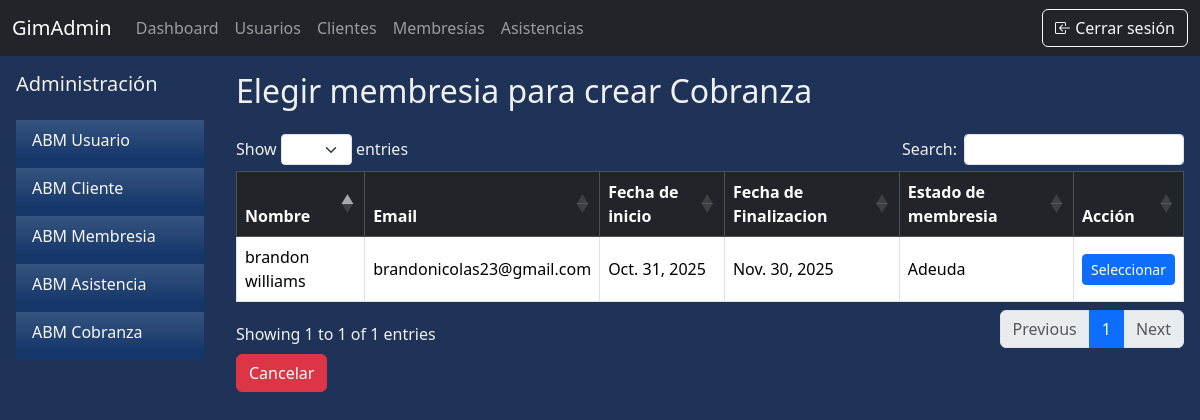
The app's page /abm/cobranza/elegir-membresia/ (signed in), older data.
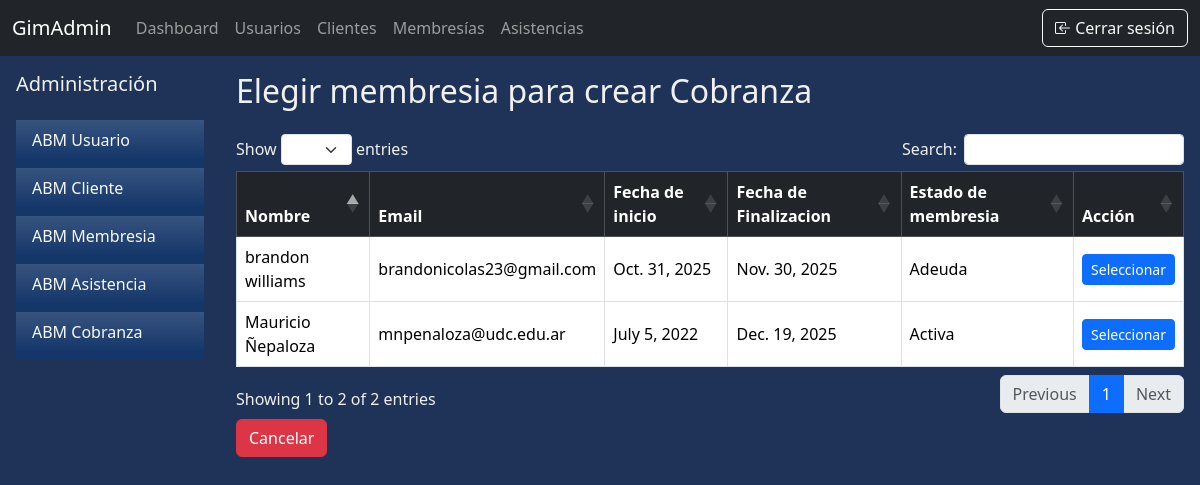
The same page, newer data.
### apps/abm/models.py (models this page shows, shortened)
class Membresia(models.Model):
    ESTADO_MEMBRESIA = [
        ('Activa', 'Activa'),
        ('Adeuda', 'Adeuda'),
        ('Baja'  , 'Baja'),
    ]
    cliente = models.OneToOneField(Cliente, on_delete=models.CASCADE, null=False, related_name='membresia_cliente')
    fecha_inicio = models.DateField(null=False)
    fecha_fin = models.DateField(null=False)
    estado = models.CharField(max_length=50, choices=ESTADO_MEMBRESIA)

class Cliente(models.Model):
    usuario = models.OneToOneField(UserProfile, on_delete=models.CASCADE, null=False, related_name='cliente_usuario')
    altura = models.IntegerField()
    peso = models.FloatField()
    objetivo = models.CharField(max_length=300, null=False, default="", blank=True)
    avatar = models.ImageField(upload_to='avatars/', null=True, blank=True, default='avatars/default.jpg')

class UserProfile(models.Model):
    user = models.OneToOneField(User, null=False, on_delete=models.CASCADE, related_name='user_usuario')
    dni = models.IntegerField(unique=True, null=False)
    telefono = models.CharField(max_length=50)
    domicilio = models.CharField(max_length=150)
    fecha_nac = models.DateField()
    first_login = models.BooleanField(default=True)

### apps/abm/views.py (the view)
# urls.py: path('cobranza/elegir-membresia/', views.elegir_membresia_para_cobranza, name="cobranza_elegir"),
@staff_member_required(login_url='/permisos_insuficientes/')
def elegir_membresia_para_cobranza(request):
    membresias = Membresia.objects.all()
    return render(request, 'elegir_membresia.html', {'membresias': membresias})

### apps/abm/templates/elegir_membresia.html (shortened to what this page needs)
{% extends "base.html" %}
{% block content %}
<div class="d-flex">
    {% include 'sidebar.html' %}
    <div class="flex-grow-1 p-3 justify-content-end flex-column">
        <h2 class="mb-4">Elegir membresia para crear Cobranza</h2>
        <table class="table table-bordered table-hover align-middle" {% if membresias %}id="tablaMembresias"{% endif %}>
            <thead class="table-dark bg-gradient">
                <tr>
                    <th>Nombre</th>
                    <th>Email</th>
                    <th>Fecha de inicio</th>
                    <th>Fecha de Finalizacion</th>
                    <th>Estado de membresia</th>
                    <th>Acción</th>
                </tr>
            </thead>
            <tbody>
                {% for membresia in membresias %}
                    <tr>
                        <td>{{ membresia.cliente.usuario.user.first_name }} {{ membresia.cliente.usuario.user.last_name }}</td>
                        <td>{{ membresia.cliente.usuario.user.email }}</td>
                        <td>{{ membresia.fecha_inicio }}</td>
                        <td>{{ membresia.fecha_fin }}</td>
                        <td>{{ membresia.estado }}</td>
                        <td>
                            <a href="{% url 'cobranza_crear' membresia=membresia.id %}" class="btn btn-sm btn-primary">
                                Seleccionar
                            </a>
                        </td>
                    </tr>
                {% empty %}
                    <tr><td colspan="6">No hay Membresias disponibles.</td></tr>
                {% endfor %}
            </tbody>
        </table>
        <a href="{% url 'cobranza_listar' %}" class="btn btn-danger mt-1">Cancelar</a>
    </div>
</div>
{% endblock %}

Row changes from the older to the newer data that the page shows:
added Membresia: cliente.usuario.user.first_name "Mauricio", cliente.usuario.user.last_name "Ñepaloza", cliente.usuario.user.email "mnpenaloza@udc.edu.ar", fecha_inicio "July 5, 2022", fecha_fin "Dec. 19, 2025", estado "Activa"
Text that changed along with them:
text written by a page script: "Show entries Search: Showing 1 to 1 of 1 entries Previous 1 Next" → "Show entries Search: Showing 1 to 2 of 2 entries Previous 1 Next"
